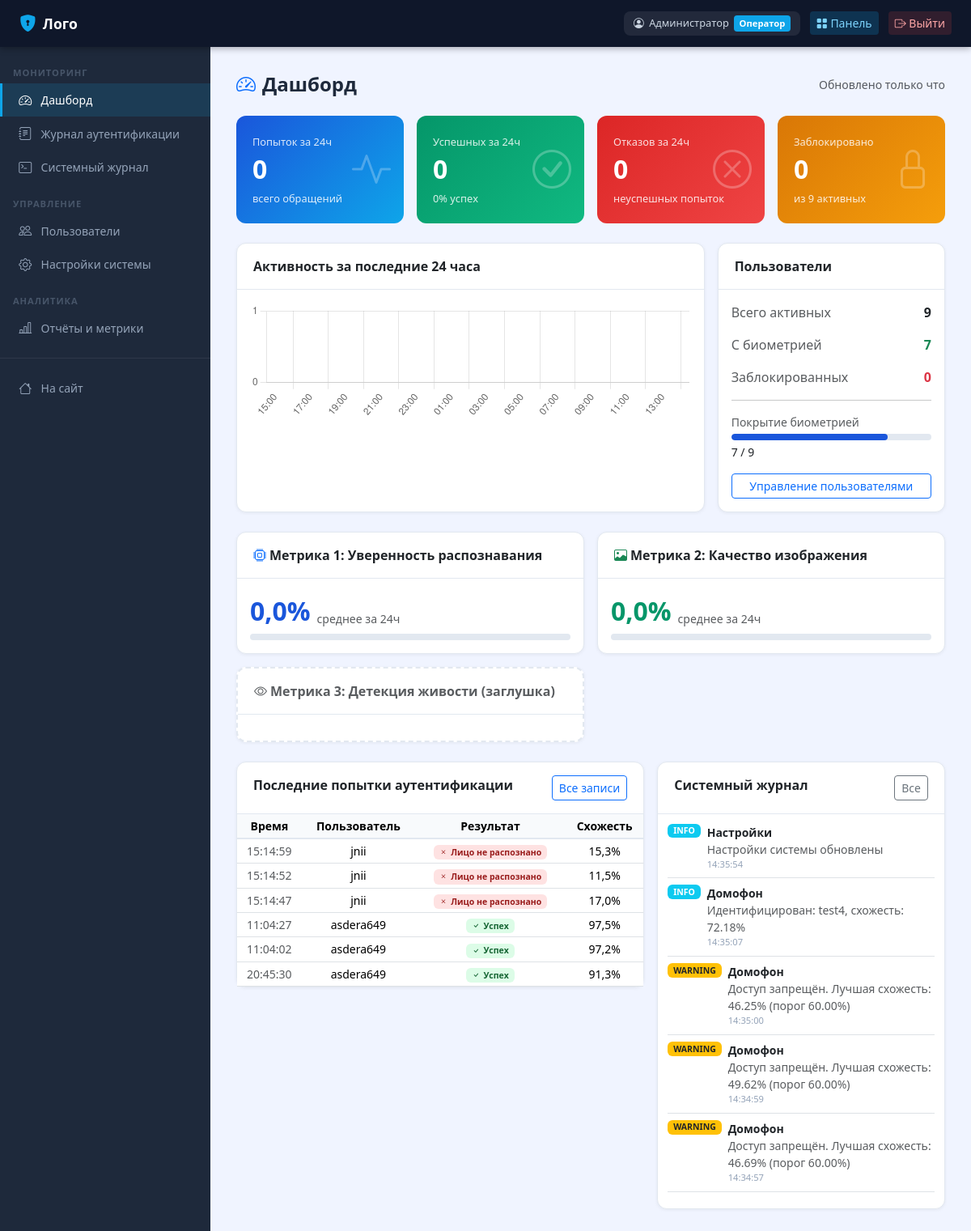
Before: /operator/ (signed in) with the older database file.
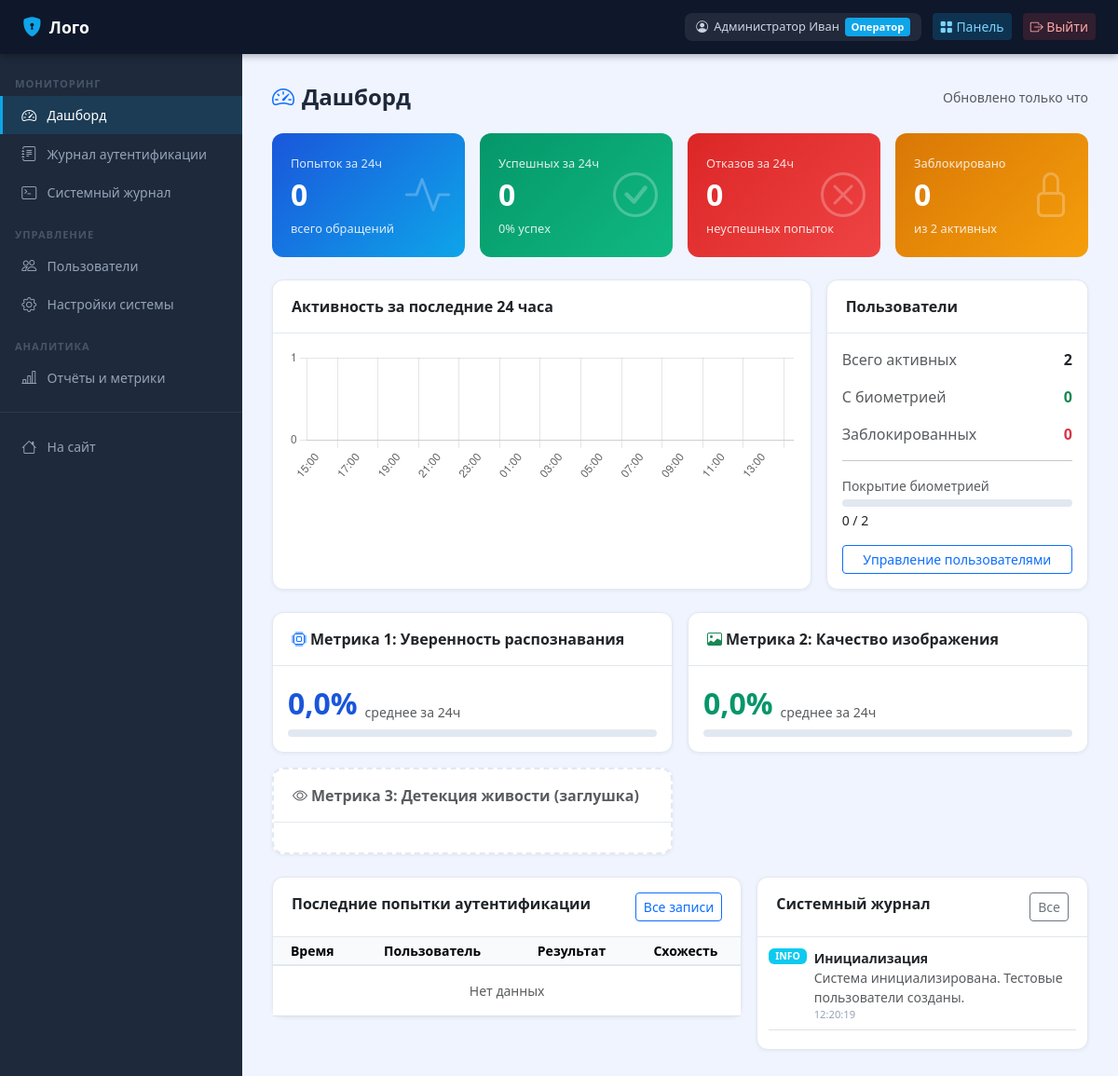
After: the same page with the newer database file.
### apps/accounts/models.py (models this page shows, shortened)
class CustomUser(AbstractUser):
    patronymic = models.CharField('Отчество', max_length=150, blank=True)
    phone = models.CharField('Телефон', max_length=20, blank=True)
    is_operator = models.BooleanField('Оператор', default=False)
    is_biometric_registered = models.BooleanField('Биометрия зарегистрирована', default=False)
    failed_attempts = models.PositiveIntegerField('Неудачных попыток', default=0)
    locked_until = models.DateTimeField('Заблокирован до', null=True, blank=True)
    created_at = models.DateTimeField('Дата регистрации', auto_now_add=True)
    class Meta:
        verbose_name = 'Пользователь'
        verbose_name_plural = 'Пользователи'
    def get_full_name_ru(self):
        parts = [self.last_name, self.first_name, self.patronymic]
        return ' '.join(p for p in parts if p) or self.username

### apps/biometric/models.py (models this page shows, shortened)
class AuthenticationLog(models.Model):
    RESULT_SUCCESS = 'success'
    RESULT_FAIL_QUALITY = 'fail_quality'
    RESULT_FAIL_NO_FACE = 'fail_no_face'
    RESULT_FAIL_RECOGNITION = 'fail_recognition'
    RESULT_FAIL_LIVENESS = 'fail_liveness'
    RESULT_FAIL_LOCKED = 'fail_locked'
    RESULT_CHOICES = [
        (RESULT_SUCCESS, 'Успех'),
        (RESULT_FAIL_QUALITY, 'Низкое качество изображения'),
        (RESULT_FAIL_NO_FACE, 'Лицо не обнаружено'),
        (RESULT_FAIL_RECOGNITION, 'Лицо не распознано'),
        (RESULT_FAIL_LIVENESS, 'Проверка живости не пройдена'),
        (RESULT_FAIL_LOCKED, 'Аккаунт заблокирован'),
    ]
    user = models.ForeignKey(
        settings.AUTH_USER_MODEL, on_delete=models.SET_NULL,
        null=True, blank=True, related_name='auth_logs', verbose_name='Пользователь'
    )
    attempted_username = models.CharField('Введённый логин', max_length=150, blank=True)
    timestamp = models.DateTimeField('Время', auto_now_add=True, db_index=True)
    result = models.CharField('Результат', max_length=30, choices=RESULT_CHOICES)
    recognition_confidence = models.FloatField('Уверенность распознавания', default=0.0)
    quality_score = models.FloatField('Оценка качества', default=0.0)
    liveness_score = models.FloatField('Оценка живости (заглушка)', null=True, blank=True)
    failure_reason = models.TextField('Причина отказа', null=True, blank=True)
    ip_address = models.GenericIPAddressField('IP-адрес', null=True, blank=True)
    user_agent = models.CharField('User-Agent', max_length=500, blank=True)
    class Meta:
        verbose_name = 'Журнал аутентификации'
        verbose_name_plural = 'Журнал аутентификации'
        ordering = ['-timestamp']

class SystemLog(models.Model):
    LEVEL_INFO = 'INFO'
    LEVEL_WARNING = 'WARNING'
    LEVEL_ERROR = 'ERROR'
    LEVEL_CHOICES = [
        (LEVEL_INFO, 'Информация'),
        (LEVEL_WARNING, 'Предупреждение'),
        (LEVEL_ERROR, 'Ошибка'),
    ]
    timestamp = models.DateTimeField('Время', auto_now_add=True, db_index=True)
    level = models.CharField('Уровень', max_length=10, choices=LEVEL_CHOICES, default=LEVEL_INFO)
    component = models.CharField('Компонент', max_length=100)
    message = models.TextField('Сообщение')
    user = models.ForeignKey(
        settings.AUTH_USER_MODEL, on_delete=models.SET_NULL,
        null=True, blank=True, verbose_name='Пользователь'
    )
    extra_data = models.JSONField('Доп. данные', null=True, blank=True)
    class Meta:
        verbose_name = 'Системный лог'
        verbose_name_plural = 'Системные логи'
        ordering = ['-timestamp']

### apps/operator/views.py (the view)
    @login_required
    def wrapped(request, *args, **kwargs):
        if not request.user.is_operator and not request.user.is_superuser:
            messages.error(request, 'Доступ запрещён. Требуются права оператора.')
            return redirect('home')
        return view_func(request, *args, **kwargs)

### apps/operator/views.py (called while the page is built)
def operator_required(view_func):
    @login_required
    def wrapped(request, *args, **kwargs):
        if not request.user.is_operator and not request.user.is_superuser:
            messages.error(request, 'Доступ запрещён. Требуются права оператора.')
            return redirect('home')
        return view_func(request, *args, **kwargs)
    return wrapped

### templates/operator/dashboard.html (shortened to what the changed rows need)
{% extends "operator/base_operator.html" %}
{% block op_content %}
<div class="page-header">
  <h1><i class="bi bi-speedometer2 me-2 text-primary"></i>Дашборд</h1>
</div>
<div class="row g-3 mb-4">
  <div class="col-6 col-lg-3">
    <div class="stat-card sc-orange">
      <div class="label">Заблокировано</div>
      <div class="value">{{ locked_users }}</div>
      <div class="label">из {{ total_users }} активных</div>
      <i class="bi bi-lock icon"></i>
    </div>
  </div>
</div>
<div class="row g-3 mb-4">
  <div class="col-lg-4">
    <div class="card h-100">
      <div style="padding:1rem">
        <div class="d-flex justify-content-between align-items-center mb-3">
          <span class="text-muted">Всего активных</span>
          <span class="fw-bold">{{ total_users }}</span>
        </div>
        <div class="d-flex justify-content-between align-items-center mb-3">
          <span class="text-muted">С биометрией</span>
          <span class="fw-bold text-success">{{ bio_users }}</span>
        </div>
        <div class="d-flex justify-content-between align-items-center mb-3">
          <span class="text-muted">Заблокированных</span>
          <span class="fw-bold text-danger">{{ locked_users }}</span>
        </div>
        <hr>
        <div class="text-muted small mb-1">Покрытие биометрией</div>
        <div class="metric-bar">
              <div class="metric-bar-fill" style="background: #1a56db; width: {% widthratio bio_users total_users 100 %}%"></div>
        </div>
        <div class="small mt-1">{% if total_users %}{{ bio_users }} / {{ total_users }}{% endif %}</div>
        <a href="{% url 'users_list' %}" class="btn btn-outline-primary btn-sm w-100 mt-3">Управление пользователями</a>
      </div>
    </div>
  </div>
</div>
<div class="row g-3">
  <div class="col-lg-7">
    <div class="card">
      <div style="overflow-x:auto">
        <table class="table table-sm mb-0 text-center">
          <thead><tr><th>Время</th><th>Пользователь</th><th>Результат</th><th>Схожесть</th></tr></thead>
          <tbody>
            {% for log in recent_logs %}
            <tr>
              <td class="text-muted">{{ log.timestamp|date:"H:i:s" }}</td>
              <td>{{ log.attempted_username }}</td>
              <td>
                {% if log.result == 'success' %}
                  <span class="badge badge-success"><i class="bi bi-check me-1"></i>Успех</span>
                {% else %}
                  <span class="badge badge-danger"><i class="bi bi-x me-1"></i>{{ log.get_result_display }}</span>
                {% endif %}
              </td>
              <td>{{ log.recognition_confidence|floatformat:1 }}%</td>
            </tr>
            {% empty %}<tr><td colspan="4" class="text-center text-muted py-3">Нет данных</td></tr>{% endfor %}
          </tbody>
        </table>
      </div>
    </div>
  </div>
  <div class="col-lg-5">
    <div class="card">
      <div style="padding:.75rem">
        {% for log in recent_system_logs %}
        <div class="d-flex gap-2 mb-2 pb-2 border-bottom small">
          <span class="badge {% if log.level == 'ERROR' %}bg-danger{% elif log.level == 'WARNING' %}bg-warning text-dark{% else %}bg-info{% endif %}" style="height:fit-content">{{ log.level }}</span>
          <div>
            <div class="fw-semibold">{{ log.component }}</div>
            <div class="text-muted">{{ log.message|truncatechars:60 }}</div>
            <div style="font-size:.7rem;color:#94a3b8">{{ log.timestamp|date:"H:i:s" }}</div>
          </div>
        </div>
        {% empty %}<div class="text-center text-muted py-3 small">Нет записей</div>{% endfor %}
      </div>
    </div>
  </div>
</div>
{% endblock %}
{% block extra_js %}
<script>
const hourlyData = {{ hourly_data|safe }};
new Chart(document.getElementById('hourlyChart'), {
  type: 'bar',
  data: {
    labels: hourlyData.map(d => d.hour),
    datasets: [{
      label: 'Попыток',
      data: hourlyData.map(d => d.count),
      backgroundColor: 'rgba(26,86,219,.7)',
      borderRadius: 4,
    }]
  },
  options: {
    responsive: true,
    plugins: { legend: { display: false } },
    scales: { y: { beginAtZero: true, ticks: { stepSize: 1 } } }
  }
});
</script>
{% endblock %}

### templates/base.html (shortened to what this page needs)
<!DOCTYPE html>
<html lang="ru">
<head>
{% load static %}
<link href="https://cdnjs.cloudflare.com/ajax/libs/bootstrap/5.3.2/css/bootstrap.min.css" rel="stylesheet">
<link href="https://cdnjs.cloudflare.com/ajax/libs/bootstrap-icons/1.11.3/font/bootstrap-icons.min.css" rel="stylesheet">
</head>
<body>
{% block topbar %}
<nav class="topbar">
  <a href="{% url 'home' %}" class="brand"><i class="bi bi-shield-lock-fill"></i>Лого</a>
  <div class="ms-auto">
    {% if user.is_authenticated %}
      <div class="user-badge">
        <i class="bi bi-person-circle"></i>
        {{ user.get_full_name_ru }}
        {% if user.is_operator or user.is_superuser %}<span class="role">Оператор</span>{% endif %}
      </div>
      {% if user.is_operator or user.is_superuser %}
        <a href="{% url 'operator_dashboard' %}" class="btn btn-sm" style="background:rgba(14,165,233,.2);color:#7dd3fc;border:none;">
          <i class="bi bi-grid-fill"></i> Панель
        </a>
      {% endif %}
      <a href="{% url 'logout' %}" class="btn btn-sm" style="background:rgba(239,68,68,.15);color:#fca5a5;border:none;">
        <i class="bi bi-box-arrow-right"></i> Выйти
      </a>
    {% endif %}
  </div>
</nav>
{% endblock %}
{% block layout %}
<div class="main-wrap {% block sidebar_class %}no-sidebar{% endblock %}">
  {% block sidebar %}{% endblock %}
  <div class="page-content">
    {% block content %}{% endblock %}
  </div>
</div>
{% endblock %}
{% block extra_js %}{% endblock %}
</body>
</html>

Changed rows visible on the page:
removed AuthenticationLog: timestamp "15:14:59", attempted_username "jnii", result "Лицо не распознано", recognition_confidence "15,3"
removed AuthenticationLog: timestamp "15:14:52", attempted_username "jnii", result "Лицо не распознано", recognition_confidence "11,5"
removed AuthenticationLog: timestamp "15:14:47", attempted_username "jnii", result "Лицо не распознано", recognition_confidence "17,0"
removed AuthenticationLog: timestamp "11:04:27", attempted_username "asdera649", result "success" (drawn), recognition_confidence "97,5"
removed AuthenticationLog: timestamp "11:04:02", attempted_username "asdera649", result "success" (drawn), recognition_confidence "97,2"
removed AuthenticationLog: timestamp "20:45:30", attempted_username "asdera649", result "success" (drawn), recognition_confidence "91,3"
removed SystemLog: level "INFO", component "Настройки", message "Настройки системы обновлены", timestamp "14:35:54"
removed SystemLog: level "INFO", component "Домофон", message "Идентифицирован: test4, схожесть: 72.18%", timestamp "14:35:07"
removed SystemLog: level "WARNING", component "Домофон", message "Доступ запрещён. Лучшая схожесть: 46.25% (порог 60.00%)", timestamp "14:35:00"
removed SystemLog: level "WARNING", component "Домофон", message "Доступ запрещён. Лучшая схожесть: 49.62% (порог 60.00%)", timestamp "14:34:59"
removed SystemLog: level "WARNING", component "Домофон", message "Доступ запрещён. Лучшая схожесть: 46.69% (порог 60.00%)", timestamp "14:34:57"
changed CustomUser: get_full_name_ru "Администратор" → "Администратор Иван"
now on this page (row edited): SystemLog: level "INFO", component "Инициализация", message "Система инициализирована. Тестовые пользователи созданы.", timestamp "12:20:19"
Other visible differences:
{{ total_users }}: "9" → "2"
{{ bio_users }}: "7" → "0"
text now shown: "Нет данных"
